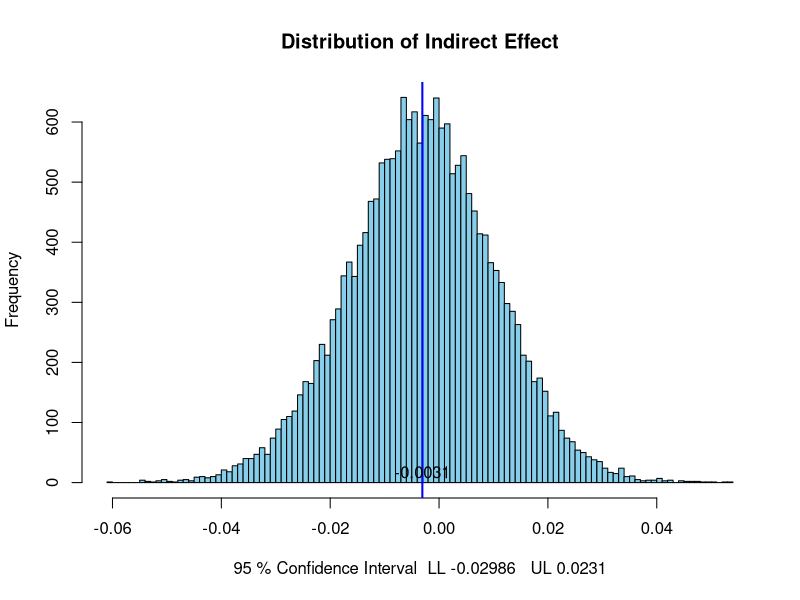
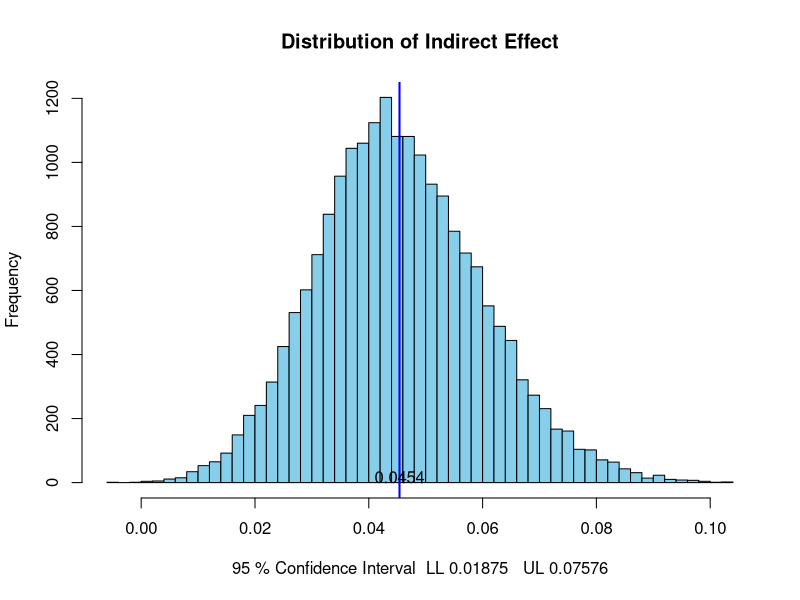
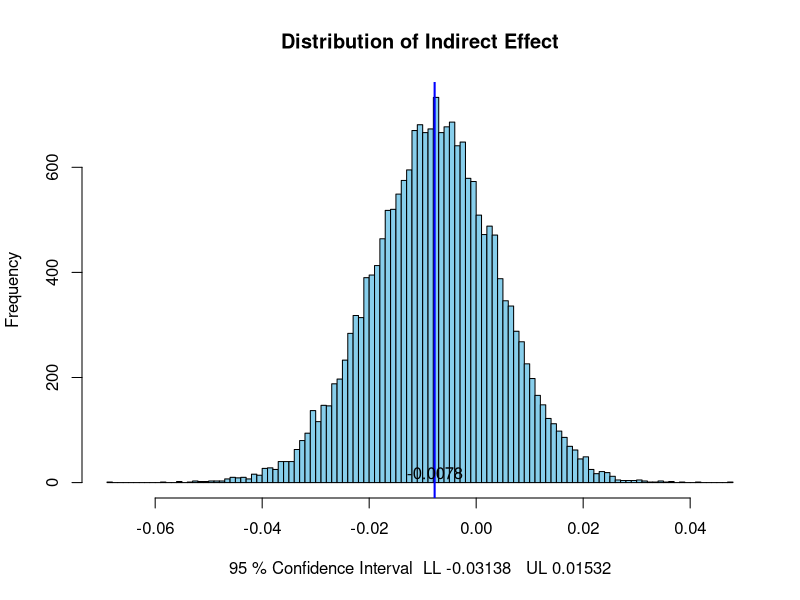
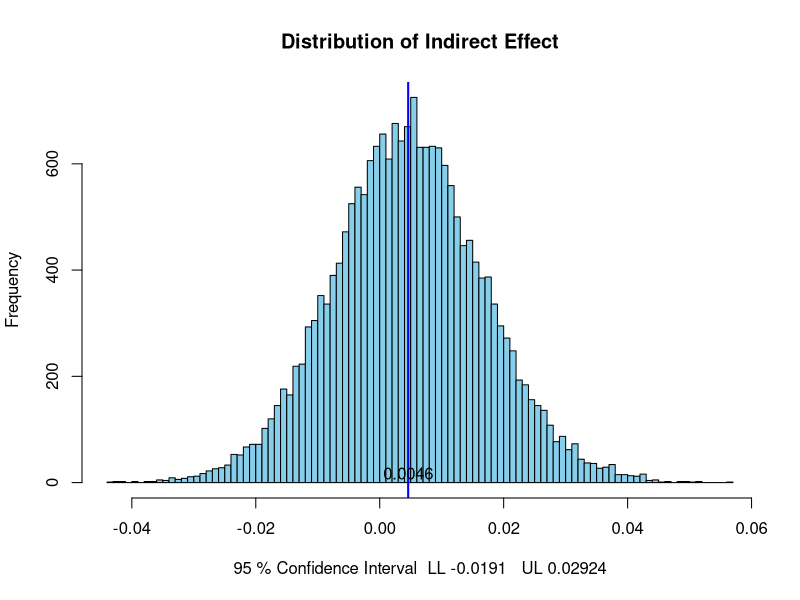
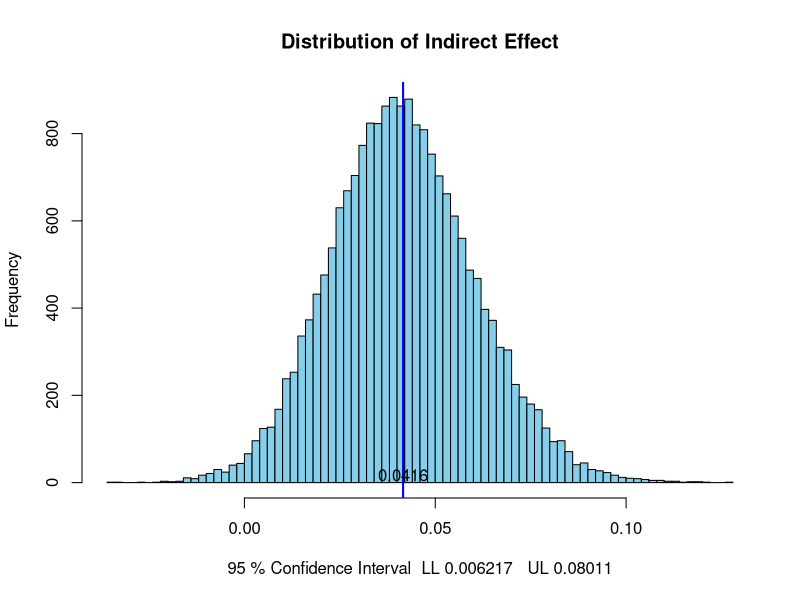
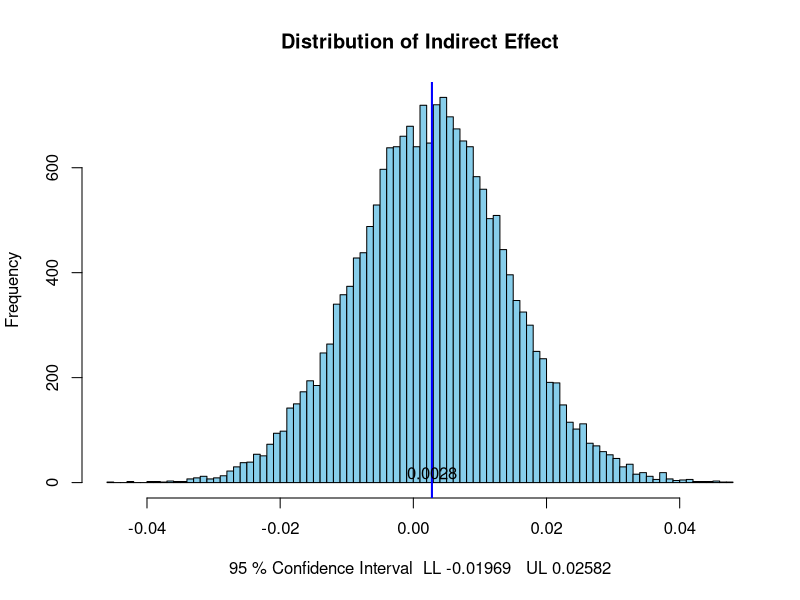
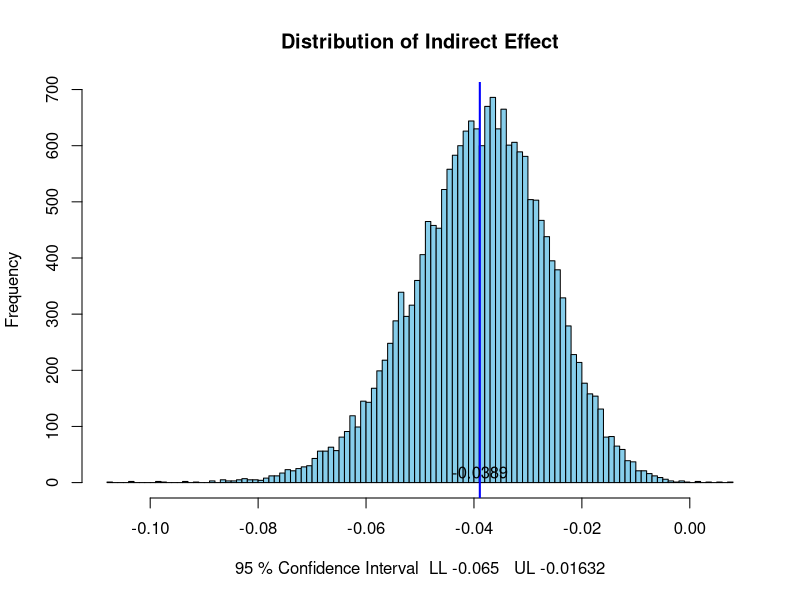
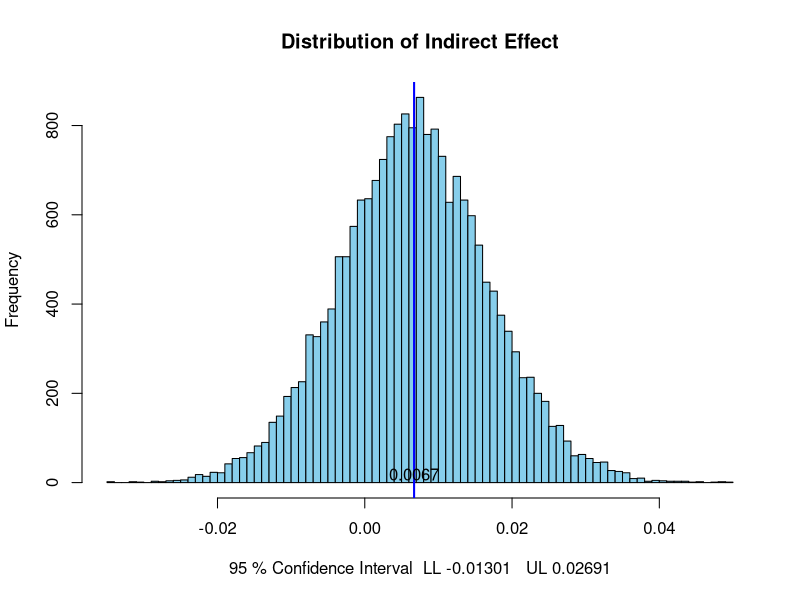

These charts were generated, in order, by the following R code:
#Victim Blame Primary Analyses
#This code estimates the 95% confidence intervals for the multilevel moderated mediation models estimated in Final Blame and Threat Analyses.sas
#Written by the fifth, second, and first authors in 2024/2025
#Last edited 2025.09.18

#Preacher, K. J., & Selig, J. P. (2012). Advantages of Monte Carlo confidence intervals for indirect effects. Communication Methods and Measures, 6, 77-98.
#Selig, J. P., & Preacher, K. J. (2008, June). Monte Carlo method for assessing mediation: An interactive tool for creating confidence intervals for indirect effects [Computer software]. Available from http://quantpsy.org/.

#Enter the m*variable value for "a" and the y*fear_c value for "b"
#Enter the variance values in the 1st and 4th values of acov for those same "a" and "b" coefficients
#Do not change other settings


################################################ USING GENERAL IDEOLOGY ################################################ 

################################################
#Values from Model 8
################################################

################################################
#SESSION 1 VS 2 - VICTIMS
################################################

require(MASS)
a=-0.06996
b=0.04612
rep=20000
conf=95
pest=c(a,b)
acov <- matrix(c(
  0.08392, 0,
  0, 0.000037
),2,2)
mcmc <- mvrnorm(rep,pest,acov,empirical=FALSE)
ab <- mcmc[,1]*mcmc[,2]
low=(1-conf/100)/2
upp=((1-conf/100)/2)+(conf/100)
LL=quantile(ab,low)
UL=quantile(ab,upp)
LL4=format(LL,digits=4)
UL4=format(UL,digits=4)
mab=mean(ab)
hist(ab,breaks='FD',col='skyblue',xlab=paste(conf,'% Confidence Interval ','LL',LL4,'  UL',UL4),
     main='Distribution of Indirect Effect')
abline(v=mab,col="blue",lwd=2)
text(mab, 18 , round(mab, 4))
print(LL)
print(UL)

################################################
#SESSION 1 VS 3 - VICTIMS
################################################

a=0.9883
b=0.04612
rep=20000
conf=95
pest=c(a,b)
acov <- matrix(c(
  0.07936, 0,
  0, 0.000037
),2,2)
mcmc <- mvrnorm(rep,pest,acov,empirical=FALSE)
ab <- mcmc[,1]*mcmc[,2]
low=(1-conf/100)/2
upp=((1-conf/100)/2)+(conf/100)
LL=quantile(ab,low)
UL=quantile(ab,upp)
LL4=format(LL,digits=4)
UL4=format(UL,digits=4)
mab=mean(ab)
hist(ab,breaks='FD',col='skyblue',xlab=paste(conf,'% Confidence Interval ','LL',LL4,'  UL',UL4),
     main='Distribution of Indirect Effect')
abline(v=mab,col="blue",lwd=2)
text(mab, 18 , round(mab, 4))
print(LL)
print(UL)

################################################
#GENDER - VICTIMS
################################################

a=-0.1703
b=0.04612
rep=20000
conf=95
pest=c(a,b)
acov <- matrix(c(
  0.06469, 0,
  0, 0.000037
),2,2)
mcmc <- mvrnorm(rep,pest,acov,empirical=FALSE)
ab <- mcmc[,1]*mcmc[,2]
low=(1-conf/100)/2
upp=((1-conf/100)/2)+(conf/100)
LL=quantile(ab,low)
UL=quantile(ab,upp)
LL4=format(LL,digits=4)
UL4=format(UL,digits=4)
mab=mean(ab)
hist(ab,breaks='FD',col='skyblue',xlab=paste(conf,'% Confidence Interval ','LL',LL4,'  UL',UL4),
     main='Distribution of Indirect Effect')
abline(v=mab,col="blue",lwd=2)
text(mab, 18 , round(mab, 4))
print(LL)
print(UL)

################################################
#LIBERAL VS MODERATE - VICTIMS
################################################

a=0.1015
b=0.04612
rep=20000
conf=95
pest=c(a,b)
acov <- matrix(c(
  0.06926, 0,
  0, 0.000037
),2,2)
mcmc <- mvrnorm(rep,pest,acov,empirical=FALSE)
ab <- mcmc[,1]*mcmc[,2]
low=(1-conf/100)/2
upp=((1-conf/100)/2)+(conf/100)
LL=quantile(ab,low)
UL=quantile(ab,upp)
LL4=format(LL,digits=4)
UL4=format(UL,digits=4)
mab=mean(ab)
hist(ab,breaks='FD',col='skyblue',xlab=paste(conf,'% Confidence Interval ','LL',LL4,'  UL',UL4),
     main='Distribution of Indirect Effect')
abline(v=mab,col="blue",lwd=2)
text(mab, 18 , round(mab, 4))
print(LL)
print(UL)

################################################
#LIBERAL VS CONSERVATIVE - VICTIMS
################################################

a=0.8991
b=0.04612
rep=20000
conf=95
pest=c(a,b)
acov <- matrix(c(
  0.1502, 0,
  0, 0.000037
),2,2)
mcmc <- mvrnorm(rep,pest,acov,empirical=FALSE)
ab <- mcmc[,1]*mcmc[,2]
low=(1-conf/100)/2
upp=((1-conf/100)/2)+(conf/100)
LL=quantile(ab,low)
UL=quantile(ab,upp)
LL4=format(LL,digits=4)
UL4=format(UL,digits=4)
mab=mean(ab)
hist(ab,breaks='FD',col='skyblue',xlab=paste(conf,'% Confidence Interval ','LL',LL4,'  UL',UL4),
     main='Distribution of Indirect Effect')
abline(v=mab,col="blue",lwd=2)
text(mab, 18 , round(mab, 4))
print(LL)
print(UL)

################################################
#Values from Model 8b
################################################

################################################
#SESSION 1 VS 2 - PERPETRATORS
################################################

a=-0.06996
b=-0.0394
rep=20000
conf=95
pest=c(a,b)
acov <- matrix(c(
  0.08392, 0,
  0, 0.000029
),2,2)
mcmc <- mvrnorm(rep,pest,acov,empirical=FALSE)
ab <- mcmc[,1]*mcmc[,2]
low=(1-conf/100)/2
upp=((1-conf/100)/2)+(conf/100)
LL=quantile(ab,low)
UL=quantile(ab,upp)
LL4=format(LL,digits=4)
UL4=format(UL,digits=4)
mab=mean(ab)
hist(ab,breaks='FD',col='skyblue',xlab=paste(conf,'% Confidence Interval ','LL',LL4,'  UL',UL4),
     main='Distribution of Indirect Effect')
abline(v=mab,col="blue",lwd=2)
text(mab, 18 , round(mab, 4))
print(LL)
print(UL)

################################################
#SESSION 1 VS 3 - PERPETRATORS
################################################

a=0.9883
b=-0.0394
rep=20000
conf=95
pest=c(a,b)
acov <- matrix(c(
  0.07936, 0,
  0, 0.000029
),2,2)
mcmc <- mvrnorm(rep,pest,acov,empirical=FALSE)
ab <- mcmc[,1]*mcmc[,2]
low=(1-conf/100)/2
upp=((1-conf/100)/2)+(conf/100)
LL=quantile(ab,low)
UL=quantile(ab,upp)
LL4=format(LL,digits=4)
UL4=format(UL,digits=4)
mab=mean(ab)
hist(ab,breaks='FD',col='skyblue',xlab=paste(conf,'% Confidence Interval ','LL',LL4,'  UL',UL4),
     main='Distribution of Indirect Effect')
abline(v=mab,col="blue",lwd=2)
text(mab, 18 , round(mab, 4))
print(LL)
print(UL)

################################################
#GENDER - PERPETRATORS
################################################

a=-0.1703
b=-0.0394
rep=20000
conf=95
pest=c(a,b)
acov <- matrix(c(
  0.06433, 0,
  0, 0.000029
),2,2)
mcmc <- mvrnorm(rep,pest,acov,empirical=FALSE)
ab <- mcmc[,1]*mcmc[,2]
low=(1-conf/100)/2
upp=((1-conf/100)/2)+(conf/100)
LL=quantile(ab,low)
UL=quantile(ab,upp)
LL4=format(LL,digits=4)
UL4=format(UL,digits=4)
mab=mean(ab)
hist(ab,breaks='FD',col='skyblue',xlab=paste(conf,'% Confidence Interval ','LL',LL4,'  UL',UL4),
     main='Distribution of Indirect Effect')
abline(v=mab,col="blue",lwd=2)
text(mab, 18 , round(mab, 4))
print(LL)
print(UL)

################################################
#LIBERAL VS MODERATE - PERPETRATORS
################################################

a=0.1015
b=-0.0394
rep=20000
conf=95
pest=c(a,b)
acov <- matrix(c(
  0.06926, 0,
  0, 0.000029
),2,2)
mcmc <- mvrnorm(rep,pest,acov,empirical=FALSE)
ab <- mcmc[,1]*mcmc[,2]
low=(1-conf/100)/2
upp=((1-conf/100)/2)+(conf/100)
LL=quantile(ab,low)
UL=quantile(ab,upp)
LL4=format(LL,digits=4)
UL4=format(UL,digits=4)
mab=mean(ab)
hist(ab,breaks='FD',col='skyblue',xlab=paste(conf,'% Confidence Interval ','LL',LL4,'  UL',UL4),
     main='Distribution of Indirect Effect')
abline(v=mab,col="blue",lwd=2)
text(mab, 18 , round(mab, 4))
print(LL)
print(UL)

################################################
#LIBERAL VS CONSERVATIVE - PERPETRATORS
################################################

a=0.8991
b=-0.0394
rep=20000
conf=95
pest=c(a,b)
acov <- matrix(c(
  0.1502, 0,
  0, 0.000029
),2,2)
mcmc <- mvrnorm(rep,pest,acov,empirical=FALSE)
ab <- mcmc[,1]*mcmc[,2]
low=(1-conf/100)/2
upp=((1-conf/100)/2)+(conf/100)
LL=quantile(ab,low)
UL=quantile(ab,upp)
LL4=format(LL,digits=4)
UL4=format(UL,digits=4)
mab=mean(ab)
hist(ab,breaks='FD',col='skyblue',xlab=paste(conf,'% Confidence Interval ','LL',LL4,'  UL',UL4),
     main='Distribution of Indirect Effect')
abline(v=mab,col="blue",lwd=2)
text(mab, 18 , round(mab, 4))
print(LL)
print(UL)

################################################
#Values from Model 8c
################################################

################################################
#SESSION 2 VS 3 - VICTIMS
################################################

a=1.0583
b=0.04612
rep=20000
conf=95
pest=c(a,b)
acov <- matrix(c(
  0.09375, 0,
  0, 0.000037
),2,2)
mcmc <- mvrnorm(rep,pest,acov,empirical=FALSE)
ab <- mcmc[,1]*mcmc[,2]
low=(1-conf/100)/2
upp=((1-conf/100)/2)+(conf/100)
LL=quantile(ab,low)
UL=quantile(ab,upp)
LL4=format(LL,digits=4)
UL4=format(UL,digits=4)
mab=mean(ab)
hist(ab,breaks='FD',col='skyblue',xlab=paste(conf,'% Confidence Interval ','LL',LL4,'  UL',UL4),
     main='Distribution of Indirect Effect')
abline(v=mab,col="blue",lwd=2)
text(mab, 18 , round(mab, 4))
print(LL)
print(UL)

################################################
#MODERATE VS CONSERVATIVE - VICTIMS
################################################

a=0.7976
b=0.04612
rep=20000
conf=95
pest=c(a,b)
acov <- matrix(c(
  0.1582, 0,
  0, 0.000037
),2,2)
mcmc <- mvrnorm(rep,pest,acov,empirical=FALSE)
ab <- mcmc[,1]*mcmc[,2]
low=(1-conf/100)/2
upp=((1-conf/100)/2)+(conf/100)
LL=quantile(ab,low)
UL=quantile(ab,upp)
LL4=format(LL,digits=4)
UL4=format(UL,digits=4)
mab=mean(ab)
hist(ab,breaks='FD',col='skyblue',xlab=paste(conf,'% Confidence Interval ','LL',LL4,'  UL',UL4),
     main='Distribution of Indirect Effect')
abline(v=mab,col="blue",lwd=2)
text(mab, 18 , round(mab, 4))
print(LL)
print(UL)

################################################
#Values from Model 8d
################################################

################################################
#SESSION 2 VS 3 - PERPETRATORS
################################################

a=1.0583
b=-0.0394
rep=20000
conf=95
pest=c(a,b)
acov <- matrix(c(
  0.09375, 0,
  0, 0.000029
),2,2)
mcmc <- mvrnorm(rep,pest,acov,empirical=FALSE)
ab <- mcmc[,1]*mcmc[,2]
low=(1-conf/100)/2
upp=((1-conf/100)/2)+(conf/100)
LL=quantile(ab,low)
UL=quantile(ab,upp)
LL4=format(LL,digits=4)
UL4=format(UL,digits=4)
mab=mean(ab)
hist(ab,breaks='FD',col='skyblue',xlab=paste(conf,'% Confidence Interval ','LL',LL4,'  UL',UL4),
     main='Distribution of Indirect Effect')
abline(v=mab,col="blue",lwd=2)
text(mab, 18 , round(mab, 4))
print(LL)
print(UL)

################################################
#MODERATE VS CONSERVATIVE - PERPETRATORS
################################################

a=0.7976
b=-0.0394
rep=20000
conf=95
pest=c(a,b)
acov <- matrix(c(
  0.1582, 0,
  0, 0.000029
),2,2)
mcmc <- mvrnorm(rep,pest,acov,empirical=FALSE)
ab <- mcmc[,1]*mcmc[,2]
low=(1-conf/100)/2
upp=((1-conf/100)/2)+(conf/100)
LL=quantile(ab,low)
UL=quantile(ab,upp)
LL4=format(LL,digits=4)
UL4=format(UL,digits=4)
mab=mean(ab)
hist(ab,breaks='FD',col='skyblue',xlab=paste(conf,'% Confidence Interval ','LL',LL4,'  UL',UL4),
     main='Distribution of Indirect Effect')
abline(v=mab,col="blue",lwd=2)
text(mab, 18 , round(mab, 4))
print(LL)
print(UL)

####################################################################################################################### 
################################################ USING SOCIAL IDEOLOGY ################################################ 
####################################################################################################################### 

################################################
#Values from Model 14a
################################################

################################################
#SESSION 1 VS 2 - VICTIMS, CENTERED IDEOLOGY
################################################
set.seed(1234) 
require(MASS)

a=-0.1637
b=0.03334
rep=20000
conf=95
pest=c(a,b)
acov <- matrix(c(
  0.07837, 0,
  0, 0.000036
),2,2)
mcmc <- mvrnorm(rep,pest,acov,empirical=FALSE)
ab <- mcmc[,1]*mcmc[,2]
low=(1-conf/100)/2
upp=((1-conf/100)/2)+(conf/100)
LL=quantile(ab,low)
UL=quantile(ab,upp)
LL4=format(LL,digits=4)
UL4=format(UL,digits=4)
mab=mean(ab)
hist(ab,breaks='FD',col='skyblue',xlab=paste(conf,'% Confidence Interval ','LL',LL4,'  UL',UL4),
     main='Distribution of Indirect Effect')
abline(v=mab,col="blue",lwd=2)
text(mab, 18 , round(mab, 4))
print(LL)
print(UL)

################################################
#SESSION 1 VS 3 - VICTIMS
################################################

a=0.9465
b=0.03334
rep=20000
conf=95
pest=c(a,b)
acov <- matrix(c(
  0.07101, 0,
  0, 0.000036
),2,2)
mcmc <- mvrnorm(rep,pest,acov,empirical=FALSE)
ab <- mcmc[,1]*mcmc[,2]
low=(1-conf/100)/2
upp=((1-conf/100)/2)+(conf/100)
LL=quantile(ab,low)
UL=quantile(ab,upp)
LL4=format(LL,digits=4)
UL4=format(UL,digits=4)
mab=mean(ab)
hist(ab,breaks='FD',col='skyblue',xlab=paste(conf,'% Confidence Interval ','LL',LL4,'  UL',UL4),
     main='Distribution of Indirect Effect')
abline(v=mab,col="blue",lwd=2)
text(mab, 18 , round(mab, 4))
print(LL)
print(UL)

################################################
#GENDER - VICTIMS
################################################

a=-0.1193
b=0.03334
rep=20000
conf=95
pest=c(a,b)
acov <- matrix(c(
  0.05595, 0,
  0, 0.000036
),2,2)
mcmc <- mvrnorm(rep,pest,acov,empirical=FALSE)
ab <- mcmc[,1]*mcmc[,2]
low=(1-conf/100)/2
upp=((1-conf/100)/2)+(conf/100)
LL=quantile(ab,low)
UL=quantile(ab,upp)
LL4=format(LL,digits=4)
UL4=format(UL,digits=4)
mab=mean(ab)
hist(ab,breaks='FD',col='skyblue',xlab=paste(conf,'% Confidence Interval ','LL',LL4,'  UL',UL4),
     main='Distribution of Indirect Effect')
abline(v=mab,col="blue",lwd=2)
text(mab, 18 , round(mab, 4))
print(LL)
print(UL)

################################################
#IDEOLOGY - VICTIMS
################################################

a=0.2465
b=0.03334
rep=20000
conf=95
pest=c(a,b)
acov <- matrix(c(
  0.004493, 0,
  0, 0.000036
),2,2)
mcmc <- mvrnorm(rep,pest,acov,empirical=FALSE)
ab <- mcmc[,1]*mcmc[,2]
low=(1-conf/100)/2
upp=((1-conf/100)/2)+(conf/100)
LL=quantile(ab,low)
UL=quantile(ab,upp)
LL4=format(LL,digits=4)
UL4=format(UL,digits=4)
mab=mean(ab)
hist(ab,breaks='FD',col='skyblue',xlab=paste(conf,'% Confidence Interval ','LL',LL4,'  UL',UL4),
     main='Distribution of Indirect Effect')
abline(v=mab,col="blue",lwd=2)
text(mab, 18 , round(mab, 4))
print(LL)
print(UL)

################################################
#Values from Model 14b
################################################

################################################
#SESSION 1 VS 2 - PERPETRATORS
################################################

a=-0.1637
b=-0.03108
rep=20000
conf=95
pest=c(a,b)
acov <- matrix(c(
  0.07837, 0,
  0, 0.000029
),2,2)
mcmc <- mvrnorm(rep,pest,acov,empirical=FALSE)
ab <- mcmc[,1]*mcmc[,2]
low=(1-conf/100)/2
upp=((1-conf/100)/2)+(conf/100)
LL=quantile(ab,low)
UL=quantile(ab,upp)
LL4=format(LL,digits=4)
UL4=format(UL,digits=4)
mab=mean(ab)
hist(ab,breaks='FD',col='skyblue',xlab=paste(conf,'% Confidence Interval ','LL',LL4,'  UL',UL4),
     main='Distribution of Indirect Effect')
abline(v=mab,col="blue",lwd=2)
text(mab, 18 , round(mab, 4))
print(LL)
print(UL)

################################################
#SESSION 1 VS 3 - PERPETRATORS
################################################

a=0.9465
b=-0.03108
rep=20000
conf=95
pest=c(a,b)
acov <- matrix(c(
  0.07101, 0,
  0, 0.000029
),2,2)
mcmc <- mvrnorm(rep,pest,acov,empirical=FALSE)
ab <- mcmc[,1]*mcmc[,2]
low=(1-conf/100)/2
upp=((1-conf/100)/2)+(conf/100)
LL=quantile(ab,low)
UL=quantile(ab,upp)
LL4=format(LL,digits=4)
UL4=format(UL,digits=4)
mab=mean(ab)
hist(ab,breaks='FD',col='skyblue',xlab=paste(conf,'% Confidence Interval ','LL',LL4,'  UL',UL4),
     main='Distribution of Indirect Effect')
abline(v=mab,col="blue",lwd=2)
text(mab, 18 , round(mab, 4))
print(LL)
print(UL)

################################################
#GENDER - PERPETRATORS
################################################

a=-0.1193
b=-0.03108
rep=20000
conf=95
pest=c(a,b)
acov <- matrix(c(
  0.05595, 0,
  0, 0.000029
),2,2)
mcmc <- mvrnorm(rep,pest,acov,empirical=FALSE)
ab <- mcmc[,1]*mcmc[,2]
low=(1-conf/100)/2
upp=((1-conf/100)/2)+(conf/100)
LL=quantile(ab,low)
UL=quantile(ab,upp)
LL4=format(LL,digits=4)
UL4=format(UL,digits=4)
mab=mean(ab)
hist(ab,breaks='FD',col='skyblue',xlab=paste(conf,'% Confidence Interval ','LL',LL4,'  UL',UL4),
     main='Distribution of Indirect Effect')
abline(v=mab,col="blue",lwd=2)
text(mab, 18 , round(mab, 4))
print(LL)
print(UL)

################################################
#IDEOLOGY - PERPETRATORS
################################################

a=0.2465
b=-0.03108
rep=20000
conf=95
pest=c(a,b)
acov <- matrix(c(
  0.004493, 0,
  0, 0.000029
),2,2)
mcmc <- mvrnorm(rep,pest,acov,empirical=FALSE)
ab <- mcmc[,1]*mcmc[,2]
low=(1-conf/100)/2
upp=((1-conf/100)/2)+(conf/100)
LL=quantile(ab,low)
UL=quantile(ab,upp)
LL4=format(LL,digits=4)
UL4=format(UL,digits=4)
mab=mean(ab)
hist(ab,breaks='FD',col='skyblue',xlab=paste(conf,'% Confidence Interval ','LL',LL4,'  UL',UL4),
     main='Distribution of Indirect Effect')
abline(v=mab,col="blue",lwd=2)
text(mab, 18 , round(mab, 4))
print(LL)
print(UL)

################################################
#Values from Model 14c
################################################

################################################
#SESSION 2 VS 3 - VICTIMS
################################################

a=1.1103
b=0.03334
rep=20000
conf=95
pest=c(a,b)
acov <- matrix(c(
  0.08548, 0,
  0, 0.000036
),2,2)
mcmc <- mvrnorm(rep,pest,acov,empirical=FALSE)
ab <- mcmc[,1]*mcmc[,2]
low=(1-conf/100)/2
upp=((1-conf/100)/2)+(conf/100)
LL=quantile(ab,low)
UL=quantile(ab,upp)
LL4=format(LL,digits=4)
UL4=format(UL,digits=4)
mab=mean(ab)
hist(ab,breaks='FD',col='skyblue',xlab=paste(conf,'% Confidence Interval ','LL',LL4,'  UL',UL4),
     main='Distribution of Indirect Effect')
abline(v=mab,col="blue",lwd=2)
text(mab, 18 , round(mab, 4))
print(LL)
print(UL)

################################################
#Values from Model 14d
################################################

################################################
#SESSION 2 VS 3 - PERPETRATORS
################################################

a=1.1103
b=-0.03108
rep=20000
conf=95
pest=c(a,b)
acov <- matrix(c(
  0.08548, 0,
  0, 0.000029
),2,2)
mcmc <- mvrnorm(rep,pest,acov,empirical=FALSE)
ab <- mcmc[,1]*mcmc[,2]
low=(1-conf/100)/2
upp=((1-conf/100)/2)+(conf/100)
LL=quantile(ab,low)
UL=quantile(ab,upp)
LL4=format(LL,digits=4)
UL4=format(UL,digits=4)
mab=mean(ab)
hist(ab,breaks='FD',col='skyblue',xlab=paste(conf,'% Confidence Interval ','LL',LL4,'  UL',UL4),
     main='Distribution of Indirect Effect')
abline(v=mab,col="blue",lwd=2)
text(mab, 18 , round(mab, 4))
print(LL)
print(UL)

################################################

# LOW SOCIAL IDEOLOGY

################################################
#Values from Model 14e
################################################

################################################
#SESSION 1 VS 2 - VICTIMS LOW SOCIAL IDEOLOGY
################################################

a=0.1094
b=0.03334
rep=20000
conf=95
pest=c(a,b)
acov <- matrix(c(
  0.09896, 0,
  0, 0.000036
),2,2)
mcmc <- mvrnorm(rep,pest,acov,empirical=FALSE)
ab <- mcmc[,1]*mcmc[,2]
low=(1-conf/100)/2
upp=((1-conf/100)/2)+(conf/100)
LL=quantile(ab,low)
UL=quantile(ab,upp)
LL4=format(LL,digits=4)
UL4=format(UL,digits=4)
mab=mean(ab)
hist(ab,breaks='FD',col='skyblue',xlab=paste(conf,'% Confidence Interval ','LL',LL4,'  UL',UL4),
     main='Distribution of Indirect Effect')
abline(v=mab,col="blue",lwd=2)
text(mab, 18 , round(mab, 4))
print(LL)
print(UL)

################################################
#SESSION 1 VS 3 - VICTIMS LOW SOCIAL IDEOLOGY
################################################

a=0.2555
b=0.03334
rep=20000
conf=95
pest=c(a,b)
acov <- matrix(c(
  0.095, 0,
  0, 0.000036
),2,2)
mcmc <- mvrnorm(rep,pest,acov,empirical=FALSE)
ab <- mcmc[,1]*mcmc[,2]
low=(1-conf/100)/2
upp=((1-conf/100)/2)+(conf/100)
LL=quantile(ab,low)
UL=quantile(ab,upp)
LL4=format(LL,digits=4)
UL4=format(UL,digits=4)
mab=mean(ab)
hist(ab,breaks='FD',col='skyblue',xlab=paste(conf,'% Confidence Interval ','LL',LL4,'  UL',UL4),
     main='Distribution of Indirect Effect')
abline(v=mab,col="blue",lwd=2)
text(mab, 18 , round(mab, 4))
print(LL)
print(UL)

################################################
#Values from Model 14f
################################################

################################################
#SESSION 1 VS 2 - PERPETRATORS LOW SOCIAL IDEOLOGY
################################################

a=0.1094
b=-0.03108
rep=20000
conf=95
pest=c(a,b)
acov <- matrix(c(
  0.09896, 0,
  0, 0.000029
),2,2)
mcmc <- mvrnorm(rep,pest,acov,empirical=FALSE)
ab <- mcmc[,1]*mcmc[,2]
low=(1-conf/100)/2
upp=((1-conf/100)/2)+(conf/100)
LL=quantile(ab,low)
UL=quantile(ab,upp)
LL4=format(LL,digits=4)
UL4=format(UL,digits=4)
mab=mean(ab)
hist(ab,breaks='FD',col='skyblue',xlab=paste(conf,'% Confidence Interval ','LL',LL4,'  UL',UL4),
     main='Distribution of Indirect Effect')
abline(v=mab,col="blue",lwd=2)
text(mab, 18 , round(mab, 4))
print(LL)
print(UL)

################################################
#SESSION 1 VS 3 - PERPETRATORS LOW SOCIAL IDEOLOGY
################################################

a=0.2555 
b=-0.03108
rep=20000
conf=95
pest=c(a,b)
acov <- matrix(c(
  0.09441, 0,
  0, 0.000029
),2,2)
mcmc <- mvrnorm(rep,pest,acov,empirical=FALSE)
ab <- mcmc[,1]*mcmc[,2]
low=(1-conf/100)/2
upp=((1-conf/100)/2)+(conf/100)
LL=quantile(ab,low)
UL=quantile(ab,upp)
LL4=format(LL,digits=4)
UL4=format(UL,digits=4)
mab=mean(ab)
hist(ab,breaks='FD',col='skyblue',xlab=paste(conf,'% Confidence Interval ','LL',LL4,'  UL',UL4),
     main='Distribution of Indirect Effect')
abline(v=mab,col="blue",lwd=2)
text(mab, 18 , round(mab, 4))
print(LL)
print(UL)

################################################
#Values from Model 14g
################################################

################################################
#SESSION 2 VS 3 - VICTIMS LOW SOCIAL IDEOLOGY
################################################

a=0.1462
b=0.03334
rep=20000
conf=95
pest=c(a,b)
acov <- matrix(c(
  0.1089, 0,
  0, 0.000036
),2,2)
mcmc <- mvrnorm(rep,pest,acov,empirical=FALSE)
ab <- mcmc[,1]*mcmc[,2]
low=(1-conf/100)/2
upp=((1-conf/100)/2)+(conf/100)
LL=quantile(ab,low)
UL=quantile(ab,upp)
LL4=format(LL,digits=4)
UL4=format(UL,digits=4)
mab=mean(ab)
hist(ab,breaks='FD',col='skyblue',xlab=paste(conf,'% Confidence Interval ','LL',LL4,'  UL',UL4),
     main='Distribution of Indirect Effect')
abline(v=mab,col="blue",lwd=2)
text(mab, 18 , round(mab, 4))
print(LL)
print(UL)

################################################
#Values from Model 14h 
################################################

################################################
#SESSION 2 VS 3 - PERPETRATORS LOW SOCIAL IDEOLOGY
################################################

a=0.1462
b=-0.03108
rep=20000
conf=95
pest=c(a,b)
acov <- matrix(c(
  0.1089, 0,
  0, 0.000029
),2,2)
mcmc <- mvrnorm(rep,pest,acov,empirical=FALSE)
ab <- mcmc[,1]*mcmc[,2]
low=(1-conf/100)/2
upp=((1-conf/100)/2)+(conf/100)
LL=quantile(ab,low)
UL=quantile(ab,upp)
LL4=format(LL,digits=4)
UL4=format(UL,digits=4)
mab=mean(ab)
hist(ab,breaks='FD',col='skyblue',xlab=paste(conf,'% Confidence Interval ','LL',LL4,'  UL',UL4),
     main='Distribution of Indirect Effect')
abline(v=mab,col="blue",lwd=2)
text(mab, 18 , round(mab, 4))
print(LL)
print(UL)

################################################

#HIGH SOCIAL IDEOLOGY

################################################
#Values from Model 14i
################################################

################################################
#SESSION 1 VS 2 - VICTIMS HIGH SOCIAL IDEOLOGY
################################################

a=-0.4368
b=0.03334
rep=20000
conf=95
pest=c(a,b)
acov <- matrix(c(
  0.165, 0,
  0, 0.000036
),2,2)
mcmc <- mvrnorm(rep,pest,acov,empirical=FALSE)
ab <- mcmc[,1]*mcmc[,2]
low=(1-conf/100)/2
upp=((1-conf/100)/2)+(conf/100)
LL=quantile(ab,low)
UL=quantile(ab,upp)
LL4=format(LL,digits=4)
UL4=format(UL,digits=4)
mab=mean(ab)
hist(ab,breaks='FD',col='skyblue',xlab=paste(conf,'% Confidence Interval ','LL',LL4,'  UL',UL4),
     main='Distribution of Indirect Effect')
abline(v=mab,col="blue",lwd=2)
text(mab, 18 , round(mab, 4))
print(LL)
print(UL)

################################################
#SESSION 1 VS 3 - VICTIMS HIGH SOCIAL IDEOLOGY
################################################

a=1.6375
b=0.03334
rep=20000
conf=95
pest=c(a,b)
acov <- matrix(c(
  0.1478, 0,
  0, 0.000036
),2,2)
mcmc <- mvrnorm(rep,pest,acov,empirical=FALSE)
ab <- mcmc[,1]*mcmc[,2]
low=(1-conf/100)/2
upp=((1-conf/100)/2)+(conf/100)
LL=quantile(ab,low)
UL=quantile(ab,upp)
LL4=format(LL,digits=4)
UL4=format(UL,digits=4)
mab=mean(ab)
hist(ab,breaks='FD',col='skyblue',xlab=paste(conf,'% Confidence Interval ','LL',LL4,'  UL',UL4),
     main='Distribution of Indirect Effect')
abline(v=mab,col="blue",lwd=2)
text(mab, 18 , round(mab, 4))
print(LL)
print(UL)

################################################
#Values from Model 14j
################################################

################################################
#SESSION 1 VS 2 - PERPETRATORS HIGH SOCIAL IDEOLOGY
################################################

a=-0.4368
b=-0.03108 
rep=20000
conf=95
pest=c(a,b)
acov <- matrix(c(
  0.165, 0,
  0, 0.000029
),2,2)
mcmc <- mvrnorm(rep,pest,acov,empirical=FALSE)
ab <- mcmc[,1]*mcmc[,2]
low=(1-conf/100)/2
upp=((1-conf/100)/2)+(conf/100)
LL=quantile(ab,low)
UL=quantile(ab,upp)
LL4=format(LL,digits=4)
UL4=format(UL,digits=4)
mab=mean(ab)
hist(ab,breaks='FD',col='skyblue',xlab=paste(conf,'% Confidence Interval ','LL',LL4,'  UL',UL4),
     main='Distribution of Indirect Effect')
abline(v=mab,col="blue",lwd=2)
text(mab, 18 , round(mab, 4))
print(LL)
print(UL)

################################################
#SESSION 1 VS 3 - PERPETRATORS HIGH SOCIAL IDEOLOGY
################################################

a=1.6375
b=-0.03108
rep=20000
conf=95
pest=c(a,b)
acov <- matrix(c(
  0.1478, 0,
  0, 0.000029
),2,2)
mcmc <- mvrnorm(rep,pest,acov,empirical=FALSE)
ab <- mcmc[,1]*mcmc[,2]
low=(1-conf/100)/2
upp=((1-conf/100)/2)+(conf/100)
LL=quantile(ab,low)
UL=quantile(ab,upp)
LL4=format(LL,digits=4)
UL4=format(UL,digits=4)
mab=mean(ab)
hist(ab,breaks='FD',col='skyblue',xlab=paste(conf,'% Confidence Interval ','LL',LL4,'  UL',UL4),
     main='Distribution of Indirect Effect')
abline(v=mab,col="blue",lwd=2)
text(mab, 18 , round(mab, 4))
print(LL)
print(UL)

################################################
#Values from Model 14k
################################################

################################################
#SESSION 2 VS 3 - VICTIMS HIGH SOCIAL IDEOLOGY
################################################

a=2.0743
b=0.03334
rep=20000
conf=95
pest=c(a,b)
acov <- matrix(c(
  0.1703, 0,
  0, 0.000036
),2,2)
mcmc <- mvrnorm(rep,pest,acov,empirical=FALSE)
ab <- mcmc[,1]*mcmc[,2]
low=(1-conf/100)/2
upp=((1-conf/100)/2)+(conf/100)
LL=quantile(ab,low)
UL=quantile(ab,upp)
LL4=format(LL,digits=4)
UL4=format(UL,digits=4)
mab=mean(ab)
hist(ab,breaks='FD',col='skyblue',xlab=paste(conf,'% Confidence Interval ','LL',LL4,'  UL',UL4),
     main='Distribution of Indirect Effect')
abline(v=mab,col="blue",lwd=2)
text(mab, 18 , round(mab, 4))
print(LL)
print(UL)

################################################
#Values from Model 14l
################################################

################################################
#SESSION 2 VS 3 - PERPETRATORS HIGH SOCIAL IDEOLOGY
################################################

a=2.0743
b=-0.03108
rep=20000
conf=95
pest=c(a,b)
acov <- matrix(c(
  0.1703, 0,
  0, 0.000029
),2,2)
mcmc <- mvrnorm(rep,pest,acov,empirical=FALSE)
ab <- mcmc[,1]*mcmc[,2]
low=(1-conf/100)/2
upp=((1-conf/100)/2)+(conf/100)
LL=quantile(ab,low)
UL=quantile(ab,upp)
LL4=format(LL,digits=4)
UL4=format(UL,digits=4)
mab=mean(ab)
hist(ab,breaks='FD',col='skyblue',xlab=paste(conf,'% Confidence Interval ','LL',LL4,'  UL',UL4),
     main='Distribution of Indirect Effect')
abline(v=mab,col="blue",lwd=2)
text(mab, 18 , round(mab, 4))
print(LL)
print(UL)